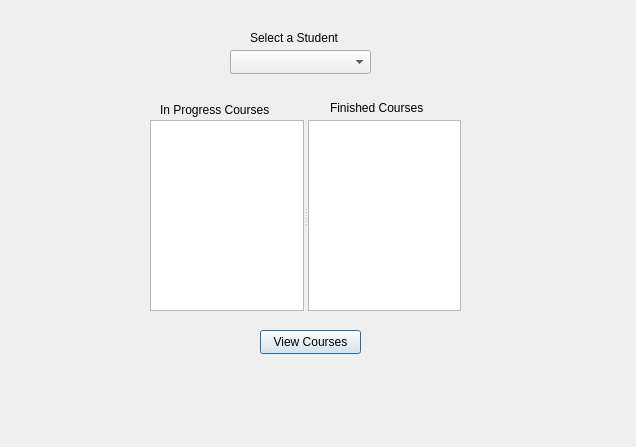
<?xml version="1.0" encoding="UTF-8"?>
<ui version="4.0">
 <class>viewcoursesofastudent</class>
 <widget class="QDialog" name="viewcoursesofastudent">
  <property name="geometry">
   <rect>
    <x>0</x>
    <y>0</y>
    <width>636</width>
    <height>447</height>
   </rect>
  </property>
  <property name="windowTitle">
   <string>Dialog</string>
  </property>
  <widget class="QComboBox" name="students_cmb">
   <property name="geometry">
    <rect>
     <x>230</x>
     <y>50</y>
     <width>141</width>
     <height>24</height>
    </rect>
   </property>
  </widget>
  <widget class="QLabel" name="label">
   <property name="geometry">
    <rect>
     <x>250</x>
     <y>30</y>
     <width>111</width>
     <height>16</height>
    </rect>
   </property>
   <property name="text">
    <string>Select a Student</string>
   </property>
  </widget>
  <widget class="QSplitter" name="splitter">
   <property name="geometry">
    <rect>
     <x>150</x>
     <y>120</y>
     <width>311</width>
     <height>191</height>
    </rect>
   </property>
   <property name="orientation">
    <enum>Qt::Horizontal</enum>
   </property>
   <widget class="QListWidget" name="inProgress_lv"/>
   <widget class="QListWidget" name="finished_lv"/>
  </widget>
  <widget class="QLabel" name="label_2">
   <property name="geometry">
    <rect>
     <x>330</x>
     <y>100</y>
     <width>121</width>
     <height>16</height>
    </rect>
   </property>
   <property name="text">
    <string>Finished Courses</string>
   </property>
  </widget>
  <widget class="QPushButton" name="viewCourses_btn">
   <property name="geometry">
    <rect>
     <x>260</x>
     <y>330</y>
     <width>101</width>
     <height>24</height>
    </rect>
   </property>
   <property name="text">
    <string>View Courses</string>
   </property>
  </widget>
  <widget class="QLabel" name="label_3">
   <property name="geometry">
    <rect>
     <x>160</x>
     <y>100</y>
     <width>141</width>
     <height>20</height>
    </rect>
   </property>
   <property name="text">
    <string>In Progress Courses</string>
   </property>
  </widget>
 </widget>
 <resources/>
 <connections/>
</ui>
